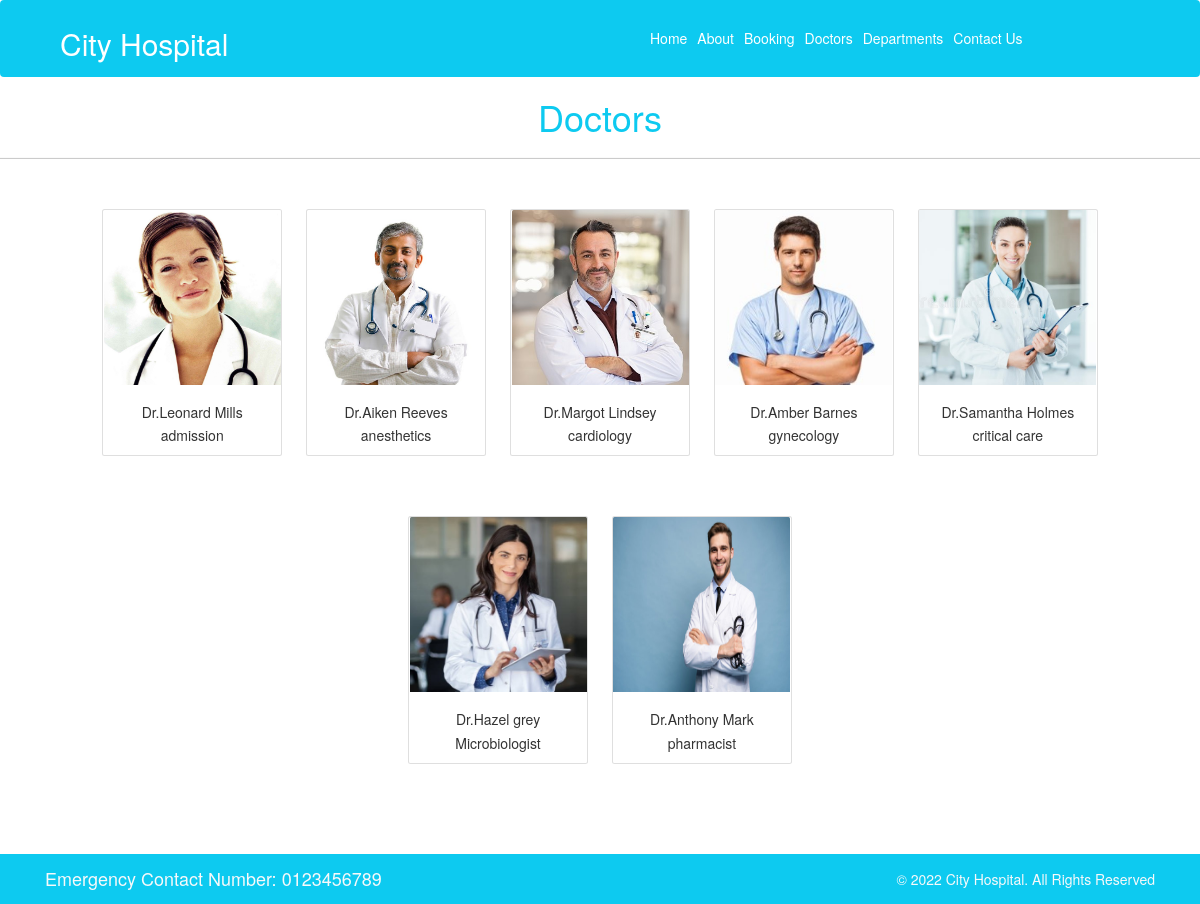
Screenshot of /doctor/ with the database file from the repository.
### home/models.py (models this page shows, shortened)
class doctors(models.Model):
    doc_name = models.CharField(max_length=50)
    doc_spec = models.CharField(max_length=50)
    dep_name = models.ForeignKey(departments, on_delete=models.CASCADE)
    doc_image = models.ImageField(upload_to='doctors')

### home/views.py (the view)
# urls.py: path('doctor/', views.doctor, name='doctor'),
def doctor(request):
    dict_doc = {
        'doctors': doctors.objects.all()
    }
    return render(request, 'doctor.html', dict_doc)

### templates/doctor.html (shortened to what this page needs)
{% extends 'base.html' %}
{% block body %}
    <h1 class="text-center text-info">Doctors </h1>
    <hr>
    <div class="container text-center" style="margin-bottom:6rem">
    {% for d in doctors %}
        <div class="card mx-3 my-5" style="width: 18rem;display:inline-block;">
            <img class="card-img-top" style="width:177px;height:175px" src="{{d.doc_image.url}}" alt="Card image cap">
            <div class="card-body">
                <h5 class="card-title">Dr.{{d.doc_name}}</h5>
                <p class="card-text">{{d.doc_spec}}</p>
            </div>
        </div>
    {% endfor %}
    </div>
{% endblock %}

### rows the page displays
doctors: doc_image (picture), doc_name "Leonard Mills", doc_spec "admission"
doctors: doc_image (picture), doc_name "Aiken Reeves", doc_spec "anesthetics"
doctors: doc_image (picture), doc_name "Margot Lindsey", doc_spec "cardiology"
doctors: doc_image (picture), doc_name "Amber Barnes", doc_spec "gynecology"
doctors: doc_image (picture), doc_name "Samantha Holmes", doc_spec "critical care"
doctors: doc_image (picture), doc_name "Hazel grey", doc_spec "Microbiologist"
doctors: doc_image (picture), doc_name "Anthony Mark", doc_spec "pharmacist"
